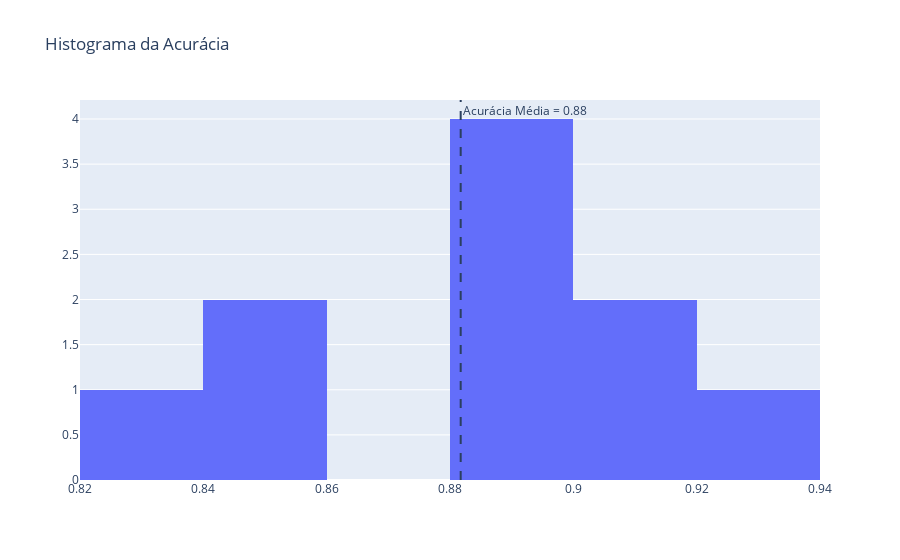

This figure's notebook cell:
### Code cell
plot_accuracies(summarize_metrics(knn_res, ['0', '1', '2', '3', '4', '5'])['accuracies'])

### Figure 1 — Plotly figure (JSON) as saved in the notebook; plotly's stock layout.template omitted (floating-point values rounded to 4 significant figures)
{"data": [{"nbinsx": 5, "type": "histogram", "x": [0.8898, 0.8268, 0.8425, 0.8425, 0.9134, 0.8898, 0.9134, 0.8976, 0.9206, 0.881]}], "layout": {"annotations": [{"showarrow": false, "text": "Acurácia Média = 0.88", "x": 0.8817, "xanchor": "left", "xref": "x", "y": 1, "yanchor": "top", "yref": "y domain"}], "shapes": [{"line": {"dash": "dash"}, "type": "line", "x0": 0.8817, "x1": 0.8817, "xref": "x", "y0": 0, "y1": 1, "yref": "y domain"}], "title": {"text": "Histograma da Acurácia"}}}
